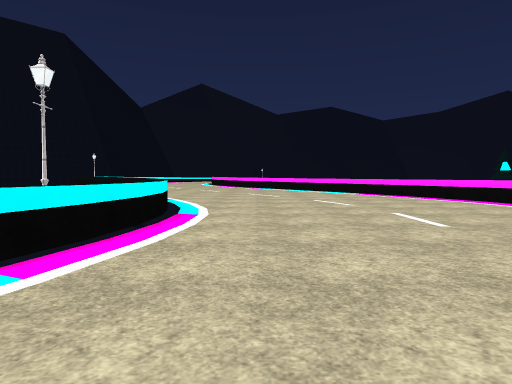
view 1 (above)

22 first-person views from a walk through a Unity game level. The camera is 1.3 m above the floor, tilts 2° down and sees 75° across. The floor is counted in squares, 2 m on a side. Each view is taken from the middle of a square. On the plan, view 1 faces up. The plan holds only what a view shows up to about 10 squares ahead; the rest is blank. The place goes on beyond the plan. The player is left out. Surface patterns are stand-ins for the level's own textures.

view 2
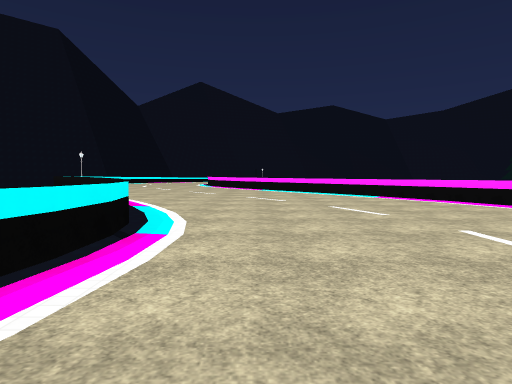

view 3
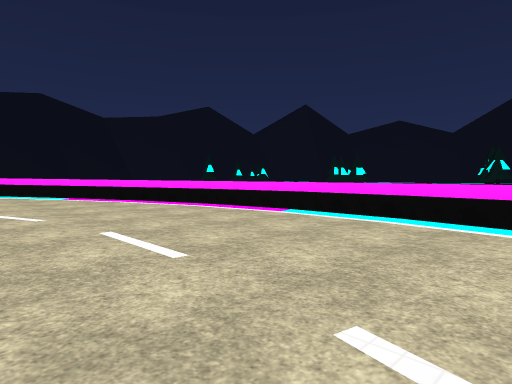

view 4
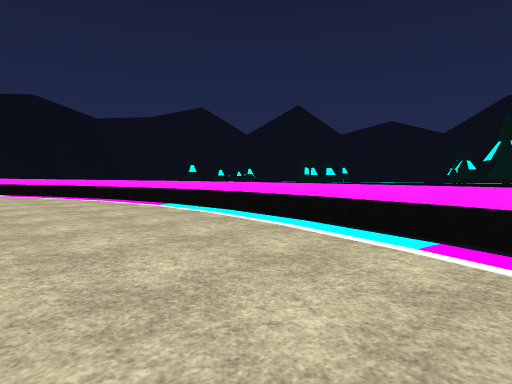

view 5
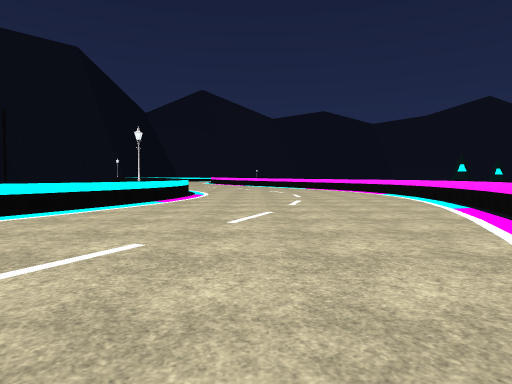

view 6
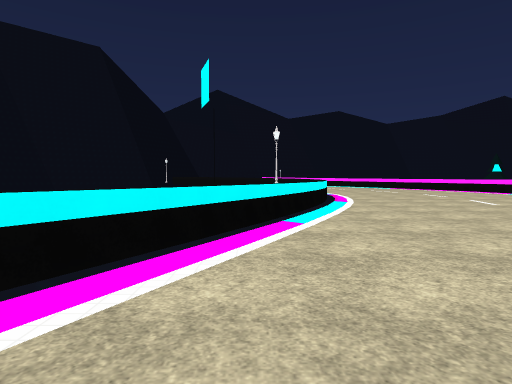

view 7
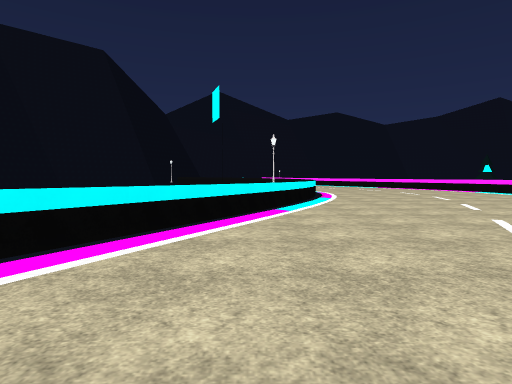

view 8
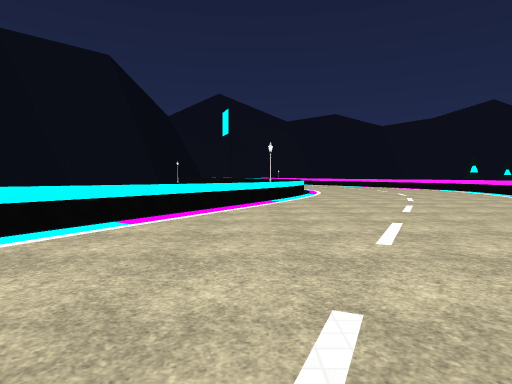

view 9
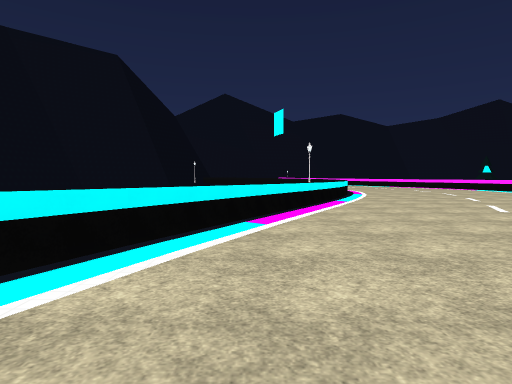

view 10
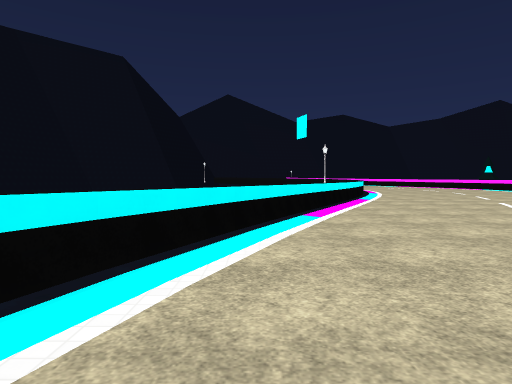

view 11
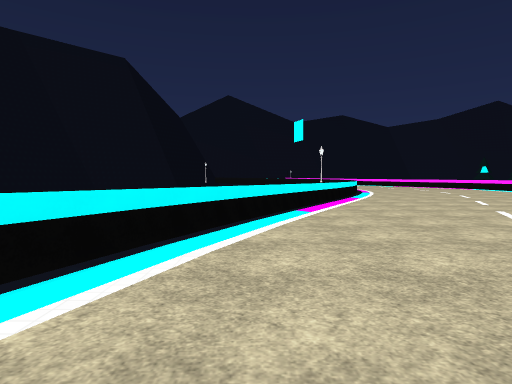

view 12
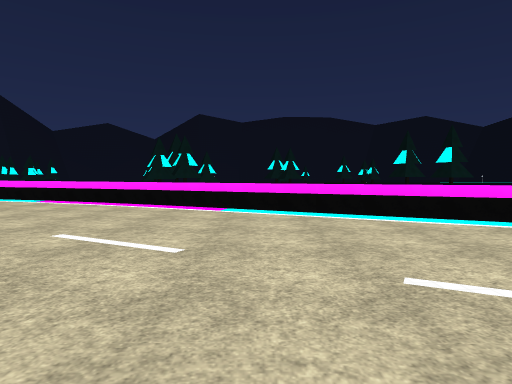

view 13
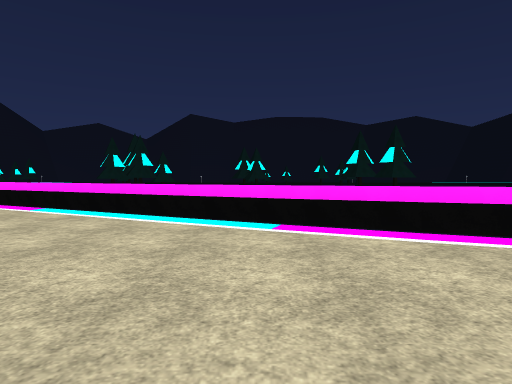

view 14
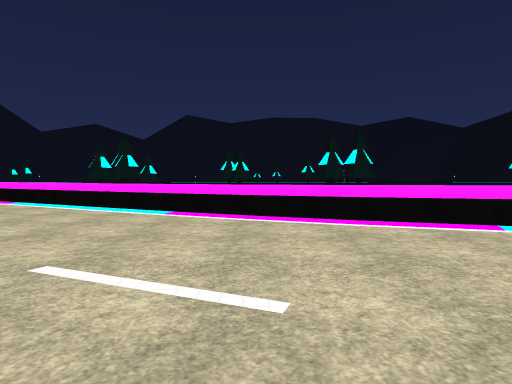

view 15
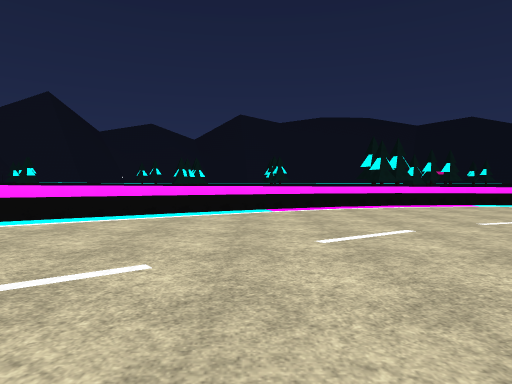

view 16
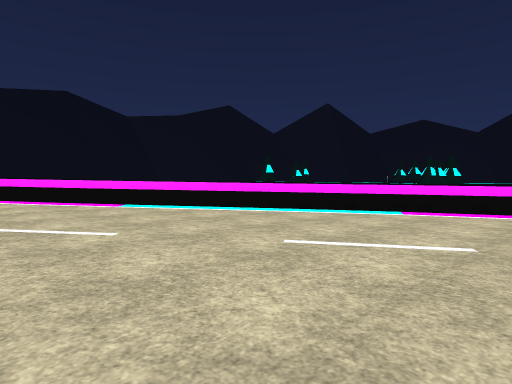

view 17
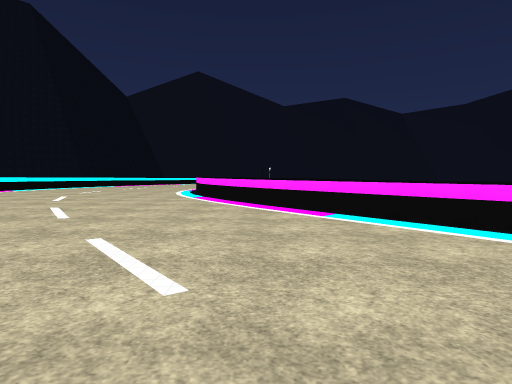

view 18
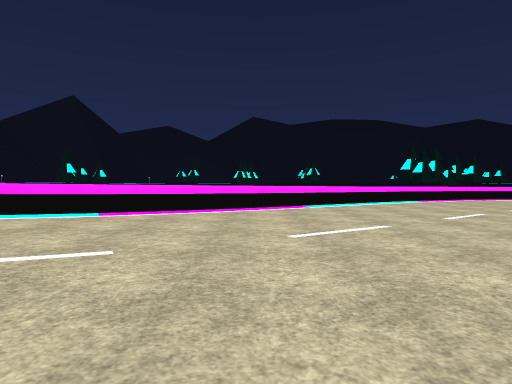

view 19
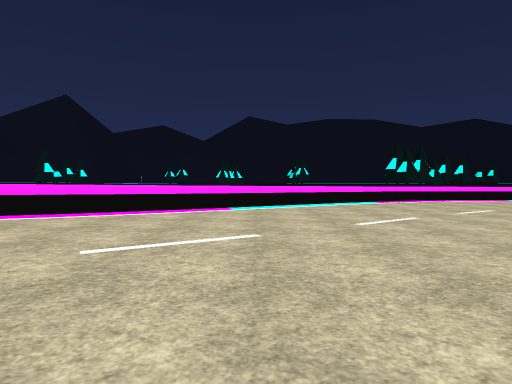

view 20
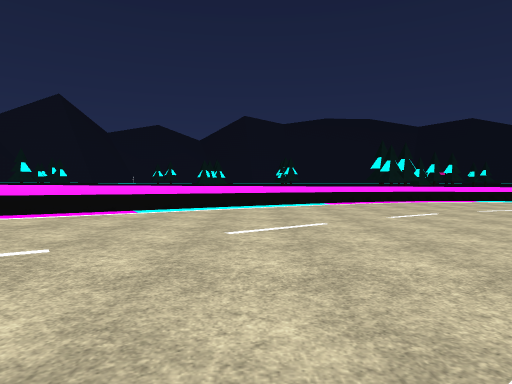

view 21
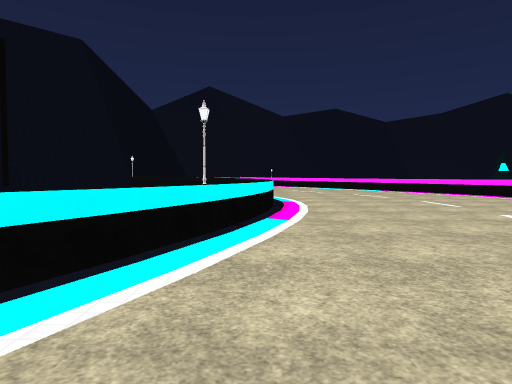

view 22
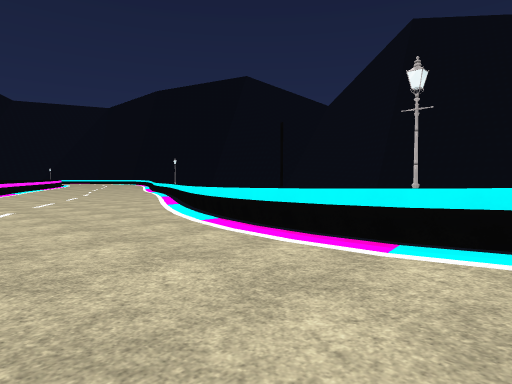

### Floor plan
Key: @ floor where view 1 was taken; . main floor; : floor 0.25 m higher than the main floor; + floor 0.5 m higher than the main floor; * floor 0.75 m higher than the main floor; = window, fence, low wall or low ledge; v drop or lower ground; O other object.
Columns run from 11 left of view 1 to 7 right of it. Each row starts with its distance up from view 1.
 22    ***+++=
 21    *+++++=v
 20    +++++++=
 19   +++++++++=
 18    +++++++++v
 17    +++++++++=v
 16     ++++++++:=
 15     +++++++:::=
 14      +++++:::::v
 13       ++:::::::=
 12       =:::::::::=
 11       v:::::::::=
 10      vv=:::::::::=
  9      vv =::::::::=
  8      vv v :::::::=
  7        v =::::::::v
  6       vv v:::.....v
  5   v   v O=........v
  4   v  vv  v........v
  3      vv  =........v
  2     vv   =.......=
  1   v v   v........=
  0  vvvv   =..@.....=
 -1  v vv  v.........v
 -2  vvv   =........=
 -3  vv   v.........=
 -4  vv   =........=
 -5 vvv  v.........=
 -6 vv   =........=v
 -7 vv  v.........=
 -8 vv  =........=
 -9    v.........=
-10    =........=
-11    =........=
-12   =........=
-13    ........=
-14     .  ...=v

Positions as (right, up) in squares from view 1, and headings:
1: (0, 0), facing up
2: (0, 2), facing up
3: (1, 2), facing up-right
4: (2, -1), facing up-right
5: (1, -7), facing up
6: (-4, -7), facing up
7: (-4, -9), facing up
8: (-4, -12), facing up
9: (-6, -12), facing up
10: (-7, -13), facing up
11: (-7, -14), facing up
12: (-4, -6), facing right
13: (-4, -10), facing right
14: (-6, -12), facing right
15: (-4, 13), facing right
16: (-3, 10), facing up-right
17: (-1, 12), facing up
18: (-9, 19), facing right
19: (-8, 17), facing right
20: (-7, 15), facing right
21: (-2, -3), facing up
22: (2, 7), facing down-left
